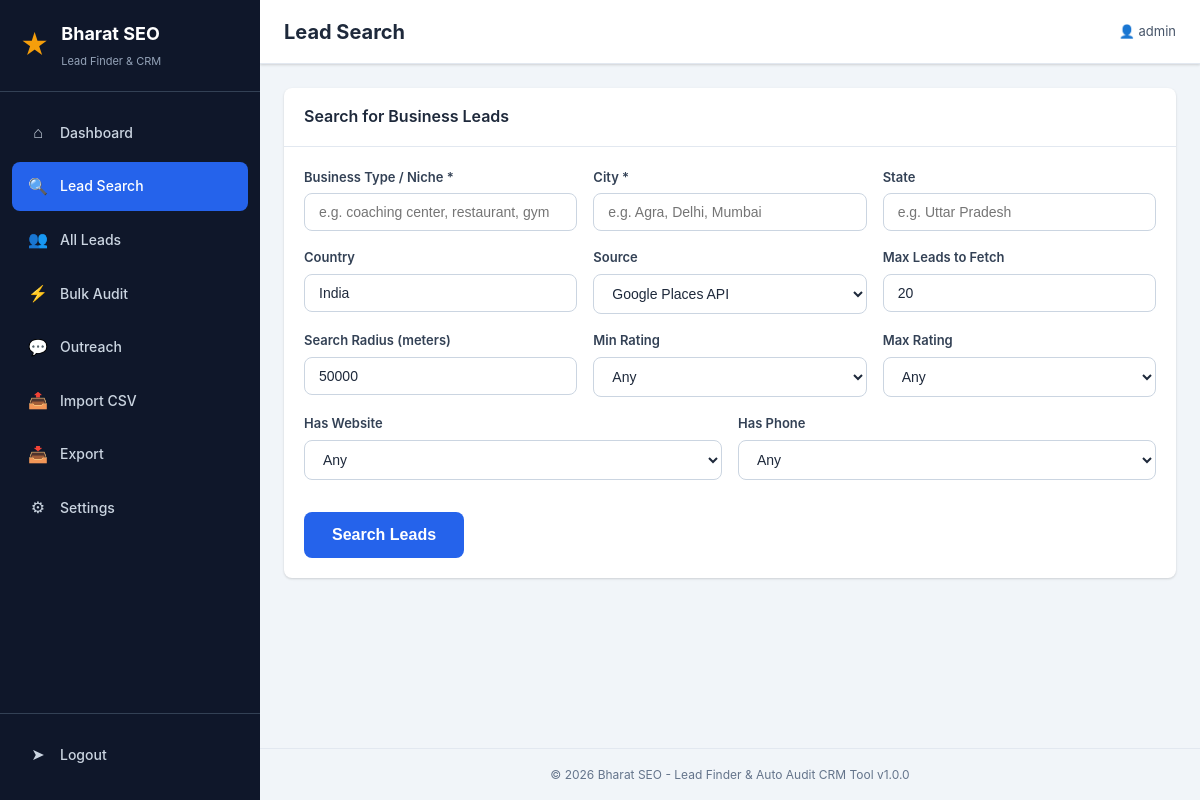
The page /admin/lead-search.php (signed in) on the database as committed earlier.
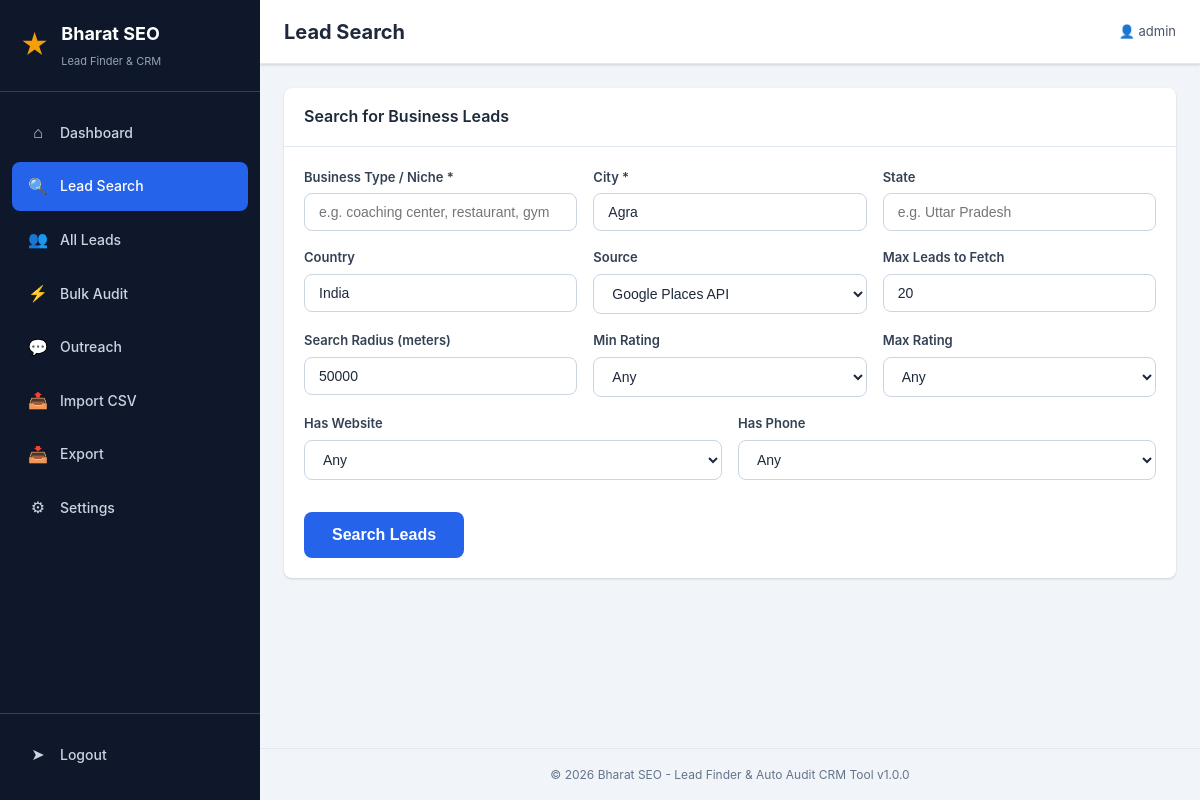
The same page on the database as committed later.
### tables this page shows
CREATE TABLE IF NOT EXISTS `settings` (
  `id` INT(11) UNSIGNED NOT NULL AUTO_INCREMENT,
  `setting_key` VARCHAR(100) NOT NULL,
  `setting_value` TEXT DEFAULT NULL,
  PRIMARY KEY (`id`),
  UNIQUE KEY `setting_key` (`setting_key`)
);

### functions.php (called while the page is built, shortened)
<?php
require_once __DIR__ . '/config.php';
function e($str) {
    return htmlspecialchars($str ?? '', ENT_QUOTES, 'UTF-8');
}

### config.php (called while the page is built, shortened)
<?php
function getDB() {
    static $pdo = null;
    if ($pdo === null) {
        try {
            $dsn = "mysql:host=" . DB_HOST . ";dbname=" . DB_NAME . ";charset=" . DB_CHARSET;
            $options = [
                PDO::ATTR_ERRMODE => PDO::ERRMODE_EXCEPTION,
                PDO::ATTR_DEFAULT_FETCH_MODE => PDO::FETCH_ASSOC,
                PDO::ATTR_EMULATE_PREPARES => false,
            ];
            $pdo = new PDO($dsn, DB_USER, DB_PASS, $options);
        } catch (PDOException $e) {
            error_log("Database connection failed: " . $e->getMessage());
            die("Database connection failed. Please check configuration.");
        }
    }
    return $pdo;
}
function getSetting($key, $default = '') {
    try {
        $db = getDB();
        $stmt = $db->prepare("SELECT setting_value FROM settings WHERE setting_key = ?");
        $stmt->execute([$key]);
        $result = $stmt->fetch();
        return $result ? $result['setting_value'] : $default;
    } catch (Exception $e) {
        return $default;
    }
}

### admin/lead-search.php (the view, shortened to what this page needs)
<?php
$pageTitle = 'Lead Search';
require_once 'includes/admin-header.php';
?>
<div class="card">
    <div class="card-header">
        <h2>Search for Business Leads</h2>
    </div>
    <div class="card-body">
        <form method="POST" action="">
            <div class="form-row">
                <div class="form-group">
                    <label for="niche">Business Type / Niche *</label>
                    <input type="text" id="niche" name="niche" class="form-control" placeholder="e.g. coaching center, restaurant, gym" value="<?php echo e($_POST['niche'] ?? ''); ?>" required>
                </div>
                <div class="form-group">
                    <label for="city">City *</label>
                    <input type="text" id="city" name="city" class="form-control" placeholder="e.g. Agra, Delhi, Mumbai" value="<?php echo e($_POST['city'] ?? getSetting('default_city')); ?>" required>
                </div>
                <div class="form-group">
                    <label for="state">State</label>
                    <input type="text" id="state" name="state" class="form-control" placeholder="e.g. Uttar Pradesh" value="<?php echo e($_POST['state'] ?? ''); ?>">
                </div>
            </div>
            <div class="form-row">
                <div class="form-group">
                    <label for="country">Country</label>
                    <input type="text" id="country" name="country" class="form-control" value="<?php echo e($_POST['country'] ?? 'India'); ?>">
                </div>
                <div class="form-group">
                    <label for="source">Source</label>
                    <select id="source" name="source" class="form-control">
                        <option value="google_places" <?php echo ($_POST['source'] ?? '') === 'google_places' ? 'selected' : ''; ?>>Google Places API</option>
                    </select>
                </div>
                <div class="form-group">
                    <label for="max_results">Max Leads to Fetch</label>
                    <input type="number" id="max_results" name="max_results" class="form-control" value="<?php echo e($_POST['max_results'] ?? '20'); ?>" min="1" max="100">
                </div>
            </div>
            <div class="form-row">
                <div class="form-group">
                    <label for="radius">Search Radius (meters)</label>
                    <input type="number" id="radius" name="radius" class="form-control" value="<?php echo e($_POST['radius'] ?? '50000'); ?>" min="1000" max="50000">
                </div>
                <div class="form-group">
                    <label for="min_rating">Min Rating</label>
                    <select id="min_rating" name="min_rating" class="form-control">
                        <option value="">Any</option>
                    </select>
                </div>
                <div class="form-group">
                    <label for="max_rating">Max Rating</label>
                    <select id="max_rating" name="max_rating" class="form-control">
                        <option value="">Any</option>
                    </select>
                </div>
            </div>
            <div class="form-row">
                <div class="form-group">
                    <label for="has_website">Has Website</label>
                    <select id="has_website" name="has_website" class="form-control">
                        <option value="any">Any</option>
                    </select>
                </div>
                <div class="form-group">
                    <label for="has_phone">Has Phone</label>
                    <select id="has_phone" name="has_phone" class="form-control">
                        <option value="any">Any</option>
                    </select>
                </div>
            </div>
            <div class="mt-2">
                <button type="submit" class="btn btn-primary btn-lg">Search Leads</button>
            </div>
        </form>
    </div>
</div>
<?php require_once 'includes/admin-footer.php'; ?>

### admin/includes/admin-header.php (shortened to what this page needs)
<?php
require_once __DIR__ . '/../../functions.php';
$currentPage = basename($_SERVER['PHP_SELF'], '.php');
?>
<!DOCTYPE html>
<html lang="en">
<head>
    <link rel="stylesheet" href="../assets/css/admin.css">
</head>
<body>
    <div class="app-container">
        <aside class="sidebar" id="sidebar">
            <div class="sidebar-header">
                <div class="brand">
                    <span class="brand-icon">&#9733;</span>
                    <div>
                        <h2>Bharat SEO</h2>
                        <small>Lead Finder & CRM</small>
                    </div>
                </div>
            </div>
            <nav class="sidebar-nav">
                <a href="dashboard.php" class="nav-item <?php echo $currentPage === 'dashboard' ? 'active' : ''; ?>">
                    <span class="nav-icon">&#8962;</span> Dashboard
                </a>
                <a href="lead-search.php" class="nav-item <?php echo $currentPage === 'lead-search' ? 'active' : ''; ?>">
                    <span class="nav-icon">&#128269;</span> Lead Search
                </a>
                <a href="leads.php" class="nav-item <?php echo $currentPage === 'leads' ? 'active' : ''; ?>">
                    <span class="nav-icon">&#128101;</span> All Leads
                </a>
                <a href="bulk-audit.php" class="nav-item <?php echo $currentPage === 'bulk-audit' ? 'active' : ''; ?>">
                    <span class="nav-icon">&#9889;</span> Bulk Audit
                </a>
                <a href="outreach.php" class="nav-item <?php echo $currentPage === 'outreach' ? 'active' : ''; ?>">
                    <span class="nav-icon">&#128172;</span> Outreach
                </a>
                <a href="import-csv.php" class="nav-item <?php echo $currentPage === 'import-csv' ? 'active' : ''; ?>">
                    <span class="nav-icon">&#128228;</span> Import CSV
                </a>
                <a href="export.php" class="nav-item <?php echo $currentPage === 'export' ? 'active' : ''; ?>">
                    <span class="nav-icon">&#128229;</span> Export
                </a>
                <a href="settings.php" class="nav-item <?php echo $currentPage === 'settings' ? 'active' : ''; ?>">
                    <span class="nav-icon">&#9881;</span> Settings
                </a>
            </nav>
            <div class="sidebar-footer">
                <a href="logout.php" class="nav-item logout-btn">
                    <span class="nav-icon">&#10148;</span> Logout
                </a>
            </div>
        </aside>
        <main class="main-content">
            <header class="top-bar">
                <h1 class="page-title"><?php echo e($pageTitle ?? 'Dashboard'); ?></h1>
                <div class="top-bar-right">
                    <span class="admin-user">&#128100; <?php echo e($_SESSION['admin_username'] ?? 'Admin'); ?></span>
                </div>
            </header>
            <div class="content-wrapper">

### admin/includes/admin-footer.php (shortened to what this page needs)
            </div>
            <footer class="main-footer">
                <p>&copy; <?php echo date('Y'); ?> Bharat SEO - Lead Finder & Auto Audit CRM Tool v<?php echo APP_VERSION; ?></p>
            </footer>
        </main>
    </div>
</body>
</html>

### assets/css/admin.css (style rules this page uses)
:root { --primary: #2563eb; --primary-dark: #1d4ed8; --primary-light: #dbeafe; --secondary: #0f172a; --accent: #f59e0b; --success: #10b981; --danger: #ef4444; --warning: #f59e0b; --info: #06b6d4; --gray-50: #f8fafc; --gray-100: #f1f5f9; --gray-200: #e2e8f0; --gray-300: #cbd5e1; --gray-400: #94a3b8; --gray-500: #64748b; --gray-600: #475569; --gray-700: #334155; --gray-800: #1e293b; --gray-900: #0f172a; --sidebar-width: 260px; --topbar-height: 64px; --radius: 8px; --shadow: 0 1px 3px rgba(0,0,0,0.1), 0 1px 2px rgba(0,0,0,0.06); --shadow-lg: 0 10px 15px -3px rgba(0,0,0,0.1), 0 4px 6px -2px rgba(0,0,0,0.05); }
* { margin: 0; padding: 0; box-sizing: border-box; }
body { font-family: -apple-system, BlinkMacSystemFont, 'Segoe UI', Roboto, 'Helvetica Neue', Arial, sans-serif; background: var(--gray-100); color: var(--gray-800); line-height: 1.6; font-size: 14px; }
a { color: var(--primary); text-decoration: none; }
.app-container { display: flex; min-height: 100vh; }
.sidebar { width: var(--sidebar-width); background: var(--secondary); color: #fff; position: fixed; top: 0; left: 0; bottom: 0; display: flex; flex-direction: column; z-index: 1000; transition: transform 0.3s ease; }
.sidebar-header { padding: 20px; border-bottom: 1px solid var(--gray-700); }
.brand { display: flex; align-items: center; gap: 12px; }
.brand-icon { font-size: 28px; color: var(--accent); }
.brand h2 { font-size: 18px; font-weight: 700; color: #fff; margin: 0; }
.brand small { font-size: 11px; color: var(--gray-400); }
.sidebar-nav { flex: 1; padding: 16px 12px; overflow-y: auto; }
.nav-item { display: flex; align-items: center; gap: 12px; padding: 12px 16px; border-radius: var(--radius); color: var(--gray-300); font-size: 14px; font-weight: 500; transition: all 0.2s; margin-bottom: 4px; }
.nav-item.active { background: var(--primary); color: #fff; }
.nav-icon { font-size: 16px; width: 20px; text-align: center; }
.sidebar-footer { padding: 16px 12px; border-top: 1px solid var(--gray-700); }
.main-content { margin-left: var(--sidebar-width); flex: 1; min-height: 100vh; display: flex; flex-direction: column; }
.top-bar { height: var(--topbar-height); background: #fff; border-bottom: 1px solid var(--gray-200); display: flex; align-items: center; padding: 0 24px; gap: 16px; position: sticky; top: 0; z-index: 100; box-shadow: var(--shadow); }
.page-title { font-size: 20px; font-weight: 700; color: var(--gray-800); }
.top-bar-right { margin-left: auto; display: flex; align-items: center; gap: 16px; }
.admin-user { color: var(--gray-600); font-size: 13px; }
.content-wrapper { padding: 24px; flex: 1; }
.main-footer { padding: 16px 24px; text-align: center; color: var(--gray-500); font-size: 12px; border-top: 1px solid var(--gray-200); }
.card { background: #fff; border-radius: var(--radius); box-shadow: var(--shadow); margin-bottom: 24px; }
.card-header { padding: 16px 20px; border-bottom: 1px solid var(--gray-200); display: flex; align-items: center; justify-content: space-between; }
.card-header h2 { font-size: 16px; font-weight: 600; }
.card-body { padding: 20px; }
.form-group { margin-bottom: 16px; }
.form-group label { display: block; font-size: 13px; font-weight: 600; color: var(--gray-700); margin-bottom: 6px; }
.form-control { width: 100%; padding: 10px 14px; border: 1px solid var(--gray-300); border-radius: var(--radius); font-size: 14px; color: var(--gray-800); background: #fff; transition: border-color 0.2s, box-shadow 0.2s; }
select.form-control { cursor: pointer; }
.form-row { display: grid; grid-template-columns: repeat(auto-fit, minmax(200px, 1fr)); gap: 16px; }
.btn { display: inline-flex; align-items: center; gap: 8px; padding: 10px 20px; border: none; border-radius: var(--radius); font-size: 14px; font-weight: 600; cursor: pointer; transition: all 0.2s; text-decoration: none; white-space: nowrap; }
.btn-primary { background: var(--primary); color: #fff; }
.btn-lg { padding: 14px 28px; font-size: 16px; }
.mt-2 { margin-top: 16px; }

Rows that differ between the two databases and show on the page:
now on this page (row edited): settings: city "Agra"
